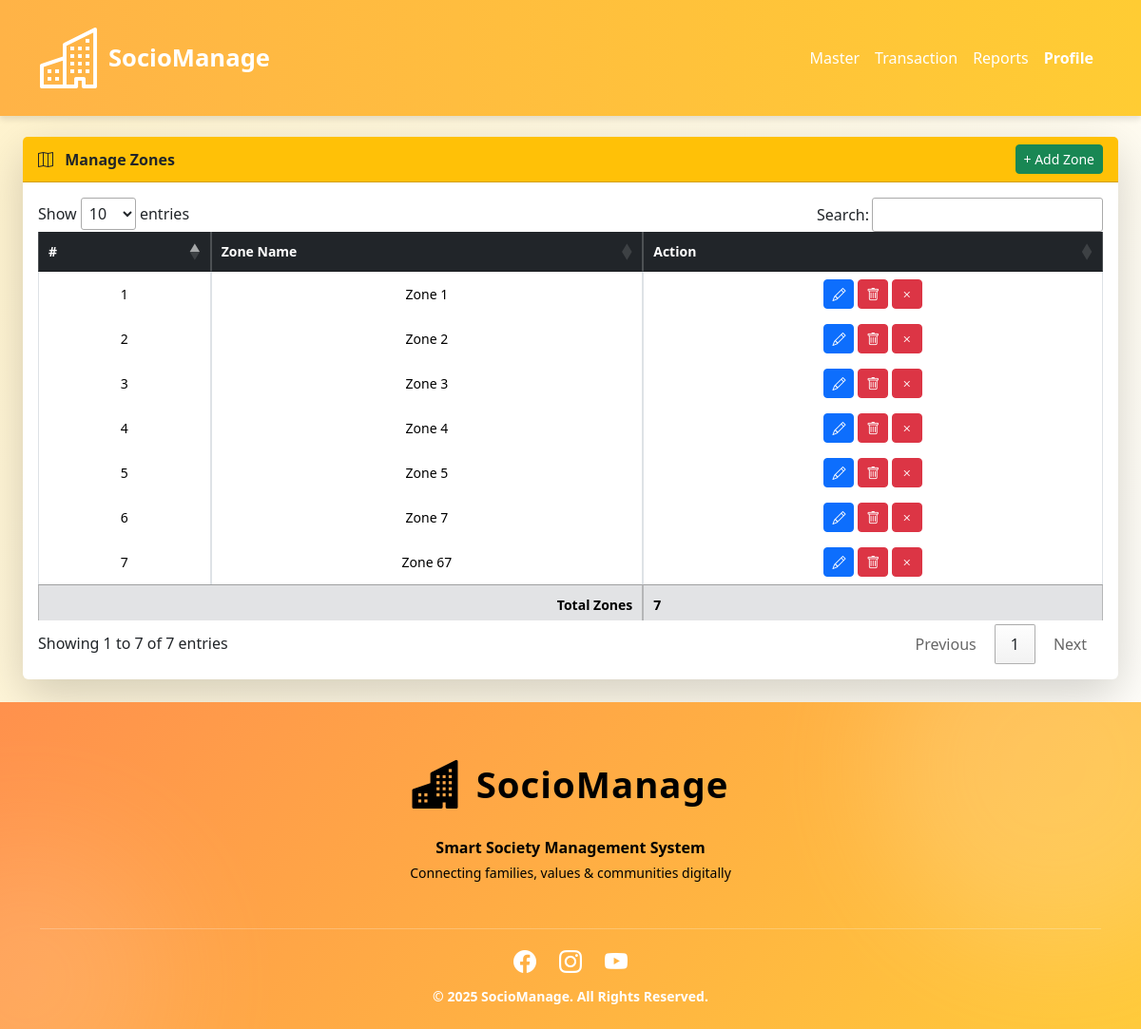
/dataTableZones.php (signed in), run on the app's committed database.
### tables this page shows
CREATE TABLE IF NOT EXISTS `sens_zones` (
  `zone_id` int NOT NULL AUTO_INCREMENT,
  `zone_name` varchar(100) NOT NULL,
  `zstatus` int NOT NULL DEFAULT '1',
  `created_by` varchar(100) DEFAULT NULL,
  PRIMARY KEY (`zone_id`),
  UNIQUE KEY `name` (`zone_name`)
);

### dataTableZones.php (the view, shortened to what this page needs)
<?php @session_start();
if(isset($_SESSION["uname"]) && $_SESSION["utype"]=='admin')
{
include("header.php");
include("connectdb.php");
?>
<main>
<div class="d-flex flex-column flex-lg-row">
    <div class="flex-grow-1 p-4">
    <div class="card shadow-lg border-0">
    <div class="card-header bg-warning fw-bold text-dark d-flex justify-content-between align-items-center">
        <span><i class="bi bi-map me-2"></i> Manage Zones</span>
    <button class="btn btn-success btn-sm"
            data-bs-toggle="modal"
            data-bs-target="#addZoneModal">
        + Add Zone
    </button>
    </div>
    <div class="card-body">
    <div class="table-responsive mobile-table">
        <table class="table table-bordered table-hover align-middle text-center" id="myTable">
            <thead class="table-dark">
                <tr>
                    <th>#</th>
                    <th>Zone Name</th>
                    <th>Action</th>
                </tr>
            </thead>
            <tbody>
                <?php
$resZ = mysqli_query($con,
    "SELECT * FROM sens_zones
     ORDER BY CAST(REGEXP_SUBSTR(zone_name, '[0-9]+') AS UNSIGNED)"
);                $i=1;
                while($z = mysqli_fetch_assoc($resZ)){
                ?>
                <tr id="zoneRow<?= $z['zone_id'] ?>">
                    <td><?= $i++ ?></td>
                    <td><?= $z['zone_name'] ?></td>
                    <td>
                        <button title="Edit" class="btn btn-sm btn-primary"
                            onclick="editZone(<?= $z['zone_id'] ?>,'<?= $z['zone_name'] ?>')">
                            <i class="bi bi-pencil"></i>
                        </button>
                        <button title="Delete" class="btn btn-sm btn-danger"
                            onclick="deleteZone(<?= $z['zone_id'] ?>)">
                        <i class="bi bi-trash"></i>
                        </button>
<?php if($z['zstatus'] == 1){ ?>
    <button title="Deactivate" class="btn btn-sm btn-danger"
        onclick="deactivateZone(<?= $z['zone_id'] ?>)">
        <i class="bi bi-x"></i>
    </button>
<?php } ?>
                    </td>
                </tr>
                <?php } ?>
            </tbody>
            <tfoot class="table-secondary fw-bold">
                <tr>
                    <td colspan="2" class="text-end">Total Zones</td>
                    <td><?= $i-1 ?></td>
                </tr>
            </tfoot>
        </table>
    </div>
</div>
</div>
    </div>
</div>
</main>
<?php
include("footer.php");
}else{
    include("index.php");
}
?>

### style.css (style rules this page uses)
main { min-height: 500px; margin-top: 120px; }
body { background-color: #fff9e6; }
:root { --orange:#ff9800; --yellow:#ffc107; --cream:#fff3cd; --red:#dc3545; --green:#198754; }
body { background: linear-gradient(120deg, var(--cream), #fff); }
.mobile-table { overflow-x: auto; -webkit-overflow-scrolling: touch; width: 100%; }
table { min-width: 500px; }
td, th { white-space: normal !important; word-wrap: break-word; font-size: 14px; }

### header.php (style rules this page uses)
html, body { max-width: 100%; overflow-x: hidden !important; }

### data on the page
sens_zones: zone_name "Zone 1"
sens_zones: zone_name "Zone 2"
sens_zones: zone_name "Zone 3"
sens_zones: zone_name "Zone 4"
sens_zones: zone_name "Zone 5"
sens_zones: zone_name "Zone 7"
sens_zones: zone_name "Zone 67"

### other printed values
$i-1 "7"
